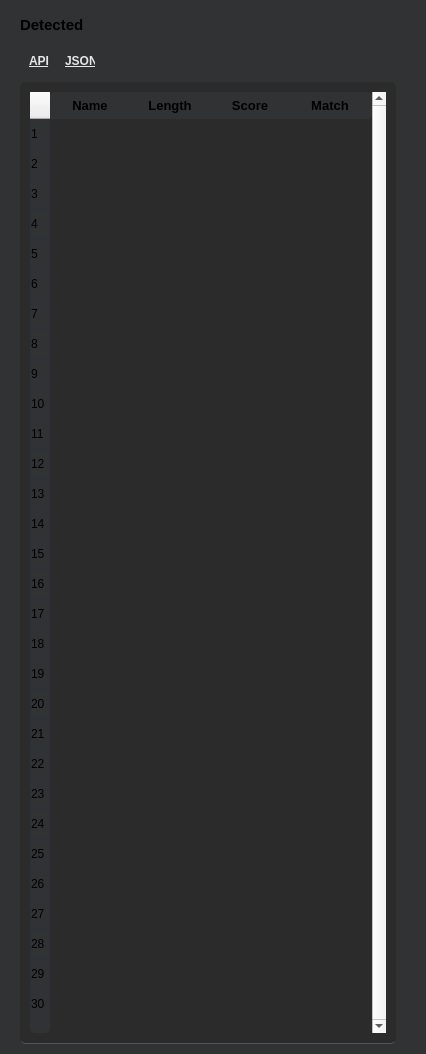
                  <widget class="QFrame" name="result">
                   <property name="styleSheet">
                    <string notr="true">QFrame{
	background-color: rgb(49,50,51);
	border-radius: 5px
}</string>
                   </property>
                   <property name="frameShape">
                    <enum>QFrame::StyledPanel</enum>
                   </property>
                   <property name="frameShadow">
                    <enum>QFrame::Raised</enum>
                   </property>
                   <layout class="QVBoxLayout" name="verticalLayout_23">
                    <property name="spacing">
                     <number>5</number>
                    </property>
                    <property name="leftMargin">
                     <number>20</number>
                    </property>
                    <property name="topMargin">
                     <number>10</number>
                    </property>
                    <property name="rightMargin">
                     <number>30</number>
                    </property>
                    <property name="bottomMargin">
                     <number>10</number>
                    </property>
                    <item>
                     <widget class="QLabel" name="label_2">
                      <property name="minimumSize">
                       <size>
                        <width>0</width>
                        <height>30</height>
                       </size>
                      </property>
                      <property name="font">
                       <font>
                        <family>Segoe UI</family>
                        <pointsize>11</pointsize>
                        <bold>true</bold>
                       </font>
                      </property>
                      <property name="text">
                       <string>Detected</string>
                      </property>
                     </widget>
                    </item>
                    <item>
                     <widget class="QFrame" name="frame_37">
                      <property name="frameShape">
                       <enum>QFrame::StyledPanel</enum>
                      </property>
                      <property name="frameShadow">
                       <enum>QFrame::Raised</enum>
                      </property>
                      <layout class="QHBoxLayout" name="horizontalLayout_8">
                       <item>
                        <widget class="QLabel" name="api">
                         <property name="maximumSize">
                          <size>
                           <width>30</width>
                           <height>30</height>
                          </size>
                         </property>
                         <property name="font">
                          <font>
                           <family>Segoe UI</family>
                           <bold>true</bold>
                          </font>
                         </property>
                         <property name="styleSheet">
                          <string notr="true"/>
                         </property>
                         <property name="text">
                          <string>&lt;a href=&quot;http://mltigers.sogang.ac.kr:8777/api/query/&quot; style=&quot;color: rgb(230,230,230);&quot;&gt;API&lt;/a&gt;</string>
                         </property>
                         <property name="openExternalLinks">
                          <bool>true</bool>
                         </property>
                        </widget>
                       </item>
                       <item>
                        <widget class="QLabel" name="json">
                         <property name="maximumSize">
                          <size>
                           <width>30</width>
                           <height>30</height>
                          </size>
                         </property>
                         <property name="font">
                          <font>
                           <family>Segoe UI</family>
                           <pointsize>9</pointsize>
                           <bold>true</bold>
                          </font>
                         </property>
                         <property name="text">
                          <string>&lt;a href=&quot;http://mltigers.sogang.ac.kr:8777/api/query/?format=json&quot; style=&quot;color: rgb(230,230,230);&quot;&gt;JSON&lt;/a&gt;</string>
                         </property>
                         <property name="openExternalLinks">
                          <bool>false</bool>
                         </property>
                        </widget>
                       </item>
                       <item>
                        <widget class="QWidget" name="widget_5" native="true">
                         <property name="styleSheet">
                          <string notr="true">background:transparent;
</string>
                         </property>
                        </widget>
                       </item>
                      </layout>
                     </widget>
                    </item>
                    <item>
                     <widget class="QTableWidget" name="result_table">
                      <property name="styleSheet">
                       <string notr="true">QTableWidget {	
	background-color: rgb(43, 43, 43);
	padding: 10px;
	border-radius: 5px;
	gridline-color: rgb(44, 49, 60);
	border-bottom: 1px solid rgb(85,85,85);
}
QTableCornerButton::section {                                           
	background: transparent;
}
QTableWidget::item{
	border-color: rgb(44, 49, 60);
	padding-left: 5px;
	padding-right: 5px;
	gridline-color: rgb(44, 49, 60);
}
QTableWidget::item:selected{
	background-color: rgb(85, 170, 255);
}
QHeaderView::section{
/*	Background-color: rgb(38,39,43);*/
	Background-color: rgb(49,50,51);
	max-width: 30px;
	border: 1px solid rgb(44, 49, 60);
	border-style: none;
    border-bottom: 1px solid rgb(44, 49, 60);
    border-right: 1px solid rgb(44, 49, 60);
}
QTableWidget::horizontalHeader {	
	background-color: rgb(81, 255, 0);
}
QHeaderView::section:horizontal
{
/*    border: 1px solid rgb(38,39, 43);*/
/*	Background-color: rgb(38,39,43);*/
 border: 1px solid rgb(49,50,51);
	Background-color: rgb(49,50,51);
	padding: 3px;
	border-top-left-radius: 7px;
    border-top-right-radius: 7px;
}
QHeaderView::section:vertical
{
    border: 1px solid rgb(44, 49, 60);
}

QScrollBar:vertical {
	border: none;
    background: rgb(52, 59, 72);
    width: 14px;
    margin: 21px 0 21px 0;
	border-radius: 0px;
 }
QScrollBar::handle:vertical {
    background-color: rgb(85, 170, 255);	
    min-height: 25px;
	max-height: 25px;
	border-radius: 7px;
    border: none;
    height: 18px;
    width: 18px;
    margin: 0px;
	border-radius: 9px;
}
QScrollBar::handle:vertical:hover {
    background-color: rgb(105, 180, 255);
}
QScrollBar::handle:vertical:pressed {
    background-color: rgb(65, 130, 195);
} 
 QScrollBar::add-line:vertical {
     border: none;
    background: rgb(55, 63, 77);
     height: 20px;
	border-bottom-left-radius: 7px;
    border-bottom-right-radius: 7px;
     subcontrol-position: bottom;
     subcontrol-origin: margin;
 }
 QScrollBar::sub-line:vertical {
	border: none;
    background: rgb(55, 63, 77);
     height: 20px;
	border-top-left-radius: 7px;
    border-top-right-radius: 7px;
     subcontrol-position: top;
     subcontrol-origin: margin;
 }
 QScrollBar::up-arrow:vertical, QScrollBar::down-arrow:vertical {
     background: none;
 }
 QScrollBar::add-page:vertical, QScrollBar::sub-page:vertical {
     background: none;
 }
</string>
                      </property>
                      <property name="verticalScrollBarPolicy">
                       <enum>Qt::ScrollBarAlwaysOn</enum>
                      </property>
                      <property name="horizontalScrollBarPolicy">
                       <enum>Qt::ScrollBarAsNeeded</enum>
                      </property>
                      <property name="sizeAdjustPolicy">
                       <enum>QAbstractScrollArea::AdjustToContents</enum>
                      </property>
                      <property name="editTriggers">
                       <set>QAbstractItemView::NoEditTriggers</set>
                      </property>
                      <property name="showDropIndicator" stdset="0">
                       <bool>false</bool>
                      </property>
                      <property name="selectionMode">
                       <enum>QAbstractItemView::SingleSelection</enum>
                      </property>
                      <property name="selectionBehavior">
                       <enum>QAbstractItemView::SelectRows</enum>
                      </property>
                      <property name="textElideMode">
                       <enum>Qt::ElideMiddle</enum>
                      </property>
                      <property name="showGrid">
                       <bool>false</bool>
                      </property>
                      <property name="gridStyle">
                       <enum>Qt::SolidLine</enum>
                      </property>
                      <property name="wordWrap">
                       <bool>false</bool>
                      </property>
                      <property name="cornerButtonEnabled">
                       <bool>false</bool>
                      </property>
                      <property name="rowCount">
                       <number>30</number>
                      </property>
                      <property name="columnCount">
                       <number>4</number>
                      </property>
                      <attribute name="horizontalHeaderVisible">
                       <bool>true</bool>
                      </attribute>
                      <attribute name="horizontalHeaderCascadingSectionResizes">
                       <bool>true</bool>
                      </attribute>
                      <attribute name="horizontalHeaderMinimumSectionSize">
                       <number>50</number>
                      </attribute>
                      <attribute name="horizontalHeaderDefaultSectionSize">
                       <number>80</number>
                      </attribute>
                      <attribute name="horizontalHeaderShowSortIndicator" stdset="0">
                       <bool>false</bool>
                      </attribute>
                      <attribute name="horizontalHeaderStretchLastSection">
                       <bool>false</bool>
                      </attribute>
                      <attribute name="verticalHeaderVisible">
                       <bool>true</bool>
                      </attribute>
                      <attribute name="verticalHeaderMinimumSectionSize">
                       <number>30</number>
                      </attribute>
                      <attribute name="verticalHeaderDefaultSectionSize">
                       <number>30</number>
                      </attribute>
                      <attribute name="verticalHeaderShowSortIndicator" stdset="0">
                       <bool>false</bool>
                      </attribute>
                      <row/>
                      <row/>
                      <row/>
                      <row/>
                      <row/>
                      <row/>
                      <row/>
                      <row/>
                      <row/>
                      <row/>
                      <row/>
                      <row/>
                      <row/>
                      <row/>
                      <row/>
                      <row/>
                      <row/>
                      <row/>
                      <row/>
                      <row/>
                      <row/>
                      <row/>
                      <row/>
                      <row/>
                      <row/>
                      <row/>
                      <row/>
                      <row/>
                      <row/>
                      <row/>
                      <column>
                       <property name="text">
                        <string>Name</string>
                       </property>
                       <property name="font">
                        <font>
                         <family>Segoe UI</family>
                         <pointsize>10</pointsize>
                         <bold>true</bold>
                        </font>
                       </property>
                      </column>
                      <column>
                       <property name="text">
                        <string>Length</string>
                       </property>
                       <property name="font">
                        <font>
                         <family>Segoe UI</family>
                         <pointsize>10</pointsize>
                         <bold>true</bold>
                        </font>
                       </property>
                      </column>
                      <column>
                       <property name="text">
                        <string>Score</string>
                       </property>
                       <property name="font">
                        <font>
                         <family>Segoe UI</family>
                         <pointsize>10</pointsize>
                         <bold>true</bold>
                        </font>
                       </property>
                      </column>
                      <column>
                       <property name="text">
                        <string>Match</string>
                       </property>
                       <property name="font">
                        <font>
                         <family>Segoe UI</family>
                         <pointsize>10</pointsize>
                         <bold>true</bold>
                        </font>
                       </property>
                      </column>
                     </widget>
                    </item>
                   </layout>
                  </widget>
